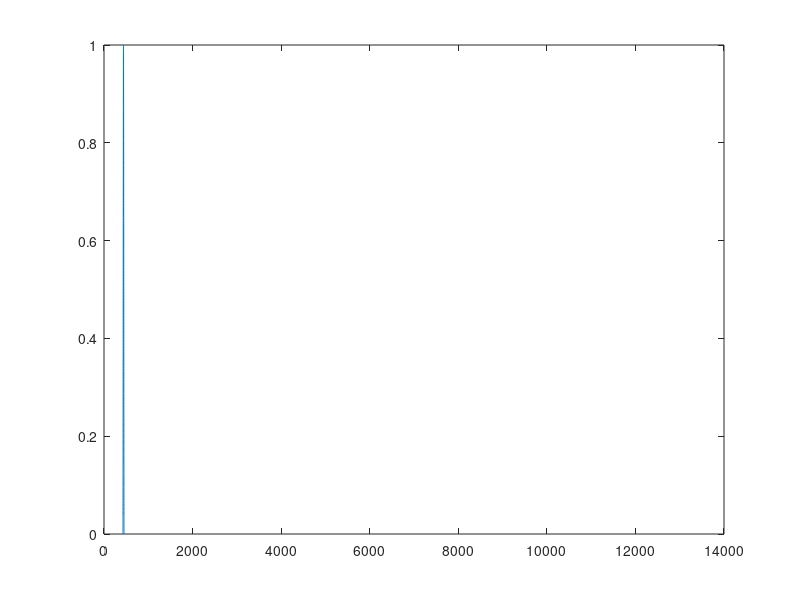

Here is the MATLAB script that generated this plot: (Note: this script raises an error after producing the figure.)
function test_F_duplicate_with_hermitian_symmetry()

Nfft = 2^19;
Fs = 25600;
f0 = 440;
i0 = floor(f0*Nfft/Fs);
f = [0:Nfft-1]*Fs/Nfft;

half_fft = zeros(1,Nfft/2+1)+eps;

%% Adding the note the fft
Nw = 512;
half_fft(i0-Nw/2:i0+Nw/2-1) = hanning(Nw);

figure, plot( f(1:Nfft/2+1), half_fft )

res = F_duplicate_with_hermitian_symmetry( half_fft );

figure, plot( f, real(res) );
title('TEST REAL symmetrical FFT')
xlabel('f (Hz)');
xlim([50 5000])
figure, plot( f, db(res) );
title('TEST DB symmetrical FFT')
xlabel('f (Hz)');
xlim([50 5000])

%% Invert and listen

g = ifft( res );
%soundsc( g, Fs );
audiowrite( 'test_F_duplicate_with_hermitian_symmetry.wav', g, Fs );

figure, plot(g);
g = [g(floor(0.8*length(g)):end),g(1:floor(0.8*length(g)))];
soundsc( g, Fs );

end